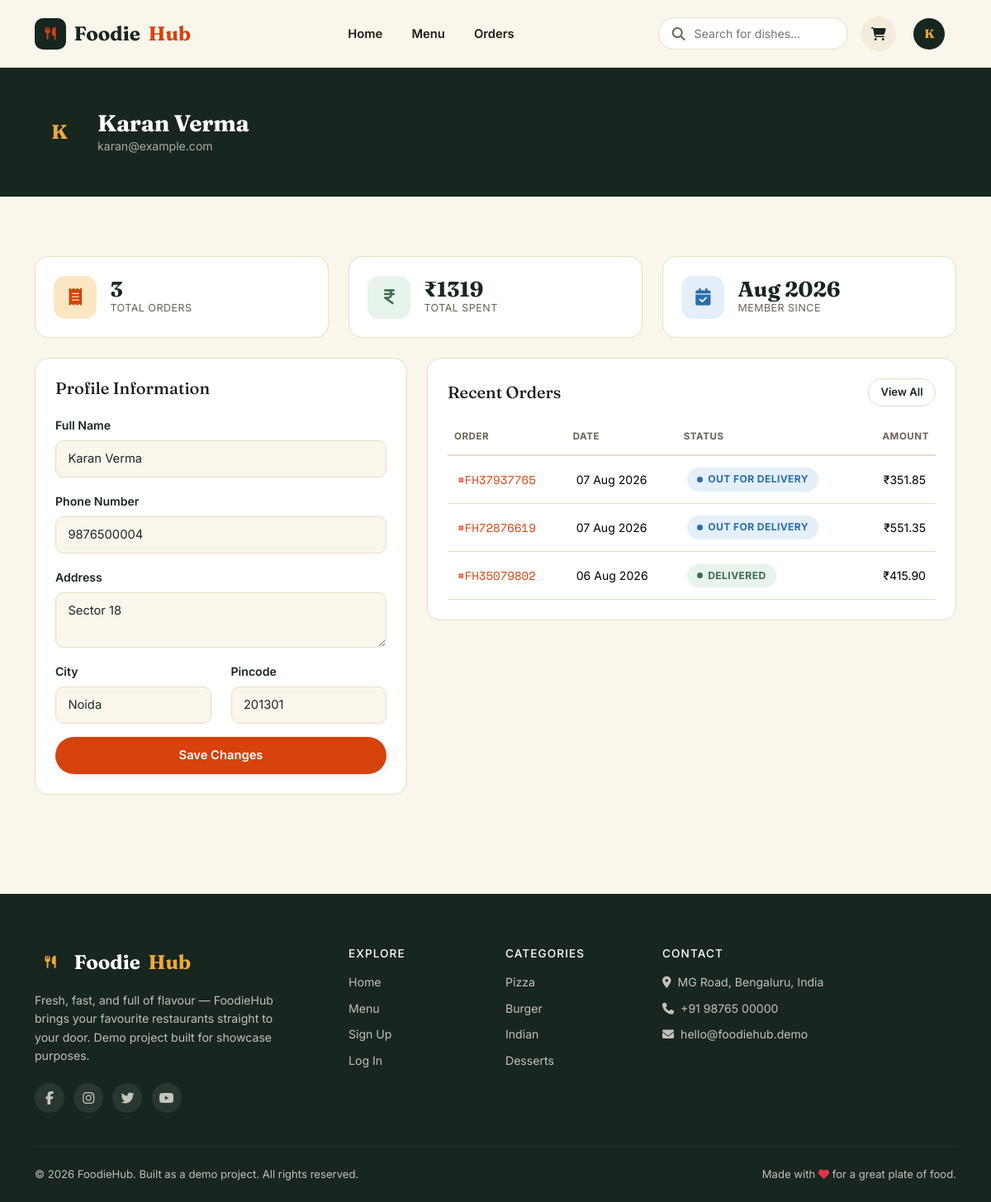
The app's page /profile (signed in) with its own data.
### app.py (models this page shows, shortened)
class User(UserMixin, db.Model):
    __tablename__ = 'users'
    id = db.Column(db.Integer, primary_key=True)
    name = db.Column(db.String(120), nullable=False)
    email = db.Column(db.String(150), unique=True, nullable=False)
    phone = db.Column(db.String(20))
    password_hash = db.Column(db.String(255), nullable=False)
    role = db.Column(db.String(20), nullable=False, default='customer')  # customer / admin
    address = db.Column(db.String(255))
    city = db.Column(db.String(100))
    pincode = db.Column(db.String(20))
    created_at = db.Column(db.DateTime, default=datetime.utcnow)
    orders = db.relationship('Order', backref='customer', lazy=True, cascade='all, delete-orphan')
    cart_items = db.relationship('CartItem', backref='user', lazy=True, cascade='all, delete-orphan')
    @property
    def is_admin(self):
        return self.role == 'admin'

class Order(db.Model):
    __tablename__ = 'orders'
    id = db.Column(db.Integer, primary_key=True)
    order_number = db.Column(db.String(20), unique=True, nullable=False)
    user_id = db.Column(db.Integer, db.ForeignKey('users.id'), nullable=False)
    customer_name = db.Column(db.String(120), nullable=False)
    phone = db.Column(db.String(20), nullable=False)
    address = db.Column(db.String(255), nullable=False)
    city = db.Column(db.String(100), nullable=False)
    pincode = db.Column(db.String(20), nullable=False)
    subtotal = db.Column(db.Float, nullable=False)
    delivery_fee = db.Column(db.Float, nullable=False)
    tax = db.Column(db.Float, nullable=False)
    total = db.Column(db.Float, nullable=False)
    payment_method = db.Column(db.String(30), nullable=False)  # cod / upi / card
    status = db.Column(db.String(30), nullable=False, default='Order Placed')
    created_at = db.Column(db.DateTime, default=datetime.utcnow)
    items = db.relationship('OrderItem', backref='order', lazy=True, cascade='all, delete-orphan')
    STATUS_STEPS = ['Order Placed', 'Preparing', 'Out for Delivery', 'Delivered']

### app.py (the view, shortened to what this page needs)
@app.route('/profile', methods=['GET', 'POST'])
@login_required
def profile():
    user_orders = Order.query.filter_by(user_id=current_user.id).order_by(Order.created_at.desc()).all()
    total_spent = round(sum(o.total for o in user_orders), 2)
    return render_template('profile.html', orders=user_orders, total_spent=total_spent)

### app.py (called while the page is built)
@login_manager.user_loader
def load_user(user_id):
    return User.query.get(int(user_id))

@app.context_processor
def inject_globals():
    cart_count = 0
    if current_user.is_authenticated:
        cart_count = sum(ci.quantity for ci in CartItem.query.filter_by(user_id=current_user.id).all())
    return dict(cart_count=cart_count, current_year=datetime.utcnow().year)

### templates/profile.html (shortened to what this page needs)
{% extends "base.html" %}
{% block content %}
<section class="fh-dash-hero">
  <div class="container">
    <div class="d-flex align-items-center gap-3">
      <span class="fh-avatar" style="width:60px; height:60px; font-size:1.5rem;">{{ current_user.name[0]|upper }}</span>
      <div>
        <h3 style="color:#fff; margin:0;">{{ current_user.name }}</h3>
        <p style="color:rgba(251,246,236,0.65); margin:0; font-size:0.88rem;">{{ current_user.email }}</p>
      </div>
    </div>
  </div>
</section>
<section class="fh-section">
  <div class="container">
    <div class="row g-4 mb-4">
      <div class="col-md-4">
        <div class="fh-stat-card">
          <div class="fh-stat-icon i-1"><i class="fa-solid fa-receipt"></i></div>
          <div>
            <div class="fh-stat-num">{{ orders|length }}</div>
            <div class="fh-stat-label">Total Orders</div>
          </div>
        </div>
      </div>
      <div class="col-md-4">
        <div class="fh-stat-card">
          <div class="fh-stat-icon i-3"><i class="fa-solid fa-indian-rupee-sign"></i></div>
          <div>
            <div class="fh-stat-num">&#8377;{{ '%.0f'|format(total_spent) }}</div>
            <div class="fh-stat-label">Total Spent</div>
          </div>
        </div>
      </div>
      <div class="col-md-4">
        <div class="fh-stat-card">
          <div class="fh-stat-icon i-2"><i class="fa-solid fa-calendar-check"></i></div>
          <div>
            <div class="fh-stat-num">{{ current_user.created_at.strftime('%b %Y') }}</div>
            <div class="fh-stat-label">Member Since</div>
          </div>
        </div>
      </div>
    </div>
    <div class="row g-4">
      <div class="col-lg-5">
        <div class="fh-panel">
          <div class="fh-panel-head"><h5>Profile Information</h5></div>
          <form method="POST" action="{{ url_for('profile') }}">
            <div class="mb-3">
              <label class="form-label">Full Name</label>
              <input type="text" class="form-control" name="name" value="{{ current_user.name }}" required>
            </div>
            <div class="mb-3">
              <label class="form-label">Phone Number</label>
              <input type="tel" class="form-control" name="phone" value="{{ current_user.phone or '' }}" required>
            </div>
            <div class="mb-3">
              <label class="form-label">Address</label>
              <textarea class="form-control" name="address" rows="2">{{ current_user.address or '' }}</textarea>
            </div>
            <div class="row">
              <div class="col-md-6 mb-3">
                <label class="form-label">City</label>
                <input type="text" class="form-control" name="city" value="{{ current_user.city or '' }}">
              </div>
              <div class="col-md-6 mb-3">
                <label class="form-label">Pincode</label>
                <input type="text" class="form-control" name="pincode" value="{{ current_user.pincode or '' }}">
              </div>
            </div>
            <button type="submit" class="fh-btn fh-btn-primary fh-btn-block">Save Changes</button>
          </form>
        </div>
      </div>
      <div class="col-lg-7">
        <div class="fh-panel">
          <div class="fh-panel-head">
            <h5>Recent Orders</h5>
            <a href="{{ url_for('orders') }}" class="fh-btn fh-btn-ghost fh-btn-sm">View All</a>
          </div>
          {% if orders %}
          <div class="table-responsive">
            <table class="table fh-table mb-0">
              <thead><tr><th>Order</th><th>Date</th><th>Status</th><th class="text-end">Amount</th></tr></thead>
              <tbody>
                {% for order in orders[:5] %}
                {% set sc = {'Order Placed':'s-placed','Preparing':'s-preparing','Out for Delivery':'s-transit','Delivered':'s-delivered'} %}
                <tr style="cursor:pointer;" onclick="window.location.href='{{ url_for('order_details', order_number=order.order_number) }}'">
                  <td style="font-family:var(--fh-font-mono); color:var(--fh-chili);">#{{ order.order_number }}</td>
                  <td>{{ order.created_at.strftime('%d %b %Y') }}</td>
                  <td><span class="fh-status {{ sc.get(order.status,'s-placed') }}">{{ order.status }}</span></td>
                  <td class="text-end">&#8377;{{ '%.2f'|format(order.total) }}</td>
                </tr>
                {% endfor %}
              </tbody>
            </table>
          </div>
          {% else %}
          <div class="fh-empty-state">
            <i class="fa-solid fa-receipt"></i>
            <h5>No orders yet</h5>
            <a href="{{ url_for('menu') }}" class="fh-btn fh-btn-primary mt-2">Order Now</a>
          </div>
          {% endif %}
        </div>
      </div>
    </div>
  </div>
</section>
{% endblock %}

### templates/base.html (shortened to what this page needs)
<!DOCTYPE html>
<html lang="en">
<head>
<link href="https://cdnjs.cloudflare.com/ajax/libs/bootstrap/5.3.3/css/bootstrap.min.css" rel="stylesheet">
<link href="https://cdnjs.cloudflare.com/ajax/libs/font-awesome/6.5.2/css/all.min.css" rel="stylesheet">
<link href="{{ url_for('static', filename='css/style.css') }}" rel="stylesheet">
</head>
<body class="{% block body_class %}{% endblock %}">
<nav class="fh-navbar navbar navbar-expand-lg sticky-top">
  <div class="container">
    <a class="fh-brand navbar-brand" href="{{ url_for('index') }}">
      <span class="fh-brand-mark"><i class="fa-solid fa-utensils"></i></span>
      Foodie<span>Hub</span>
    </a>
    <div class="collapse navbar-collapse" id="fhNav">
      <ul class="navbar-nav mx-lg-auto align-items-lg-center gap-lg-2">
        <li class="nav-item"><a class="nav-link {% if request.endpoint=='index' %}active{% endif %}" href="{{ url_for('index') }}">Home</a></li>
        <li class="nav-item"><a class="nav-link {% if request.endpoint=='menu' %}active{% endif %}" href="{{ url_for('menu') }}">Menu</a></li>
        {% if current_user.is_authenticated and not current_user.is_admin %}
        <li class="nav-item"><a class="nav-link {% if request.endpoint=='orders' %}active{% endif %}" href="{{ url_for('orders') }}">Orders</a></li>
        {% endif %}
      </ul>
      <form class="fh-search d-none d-lg-flex me-3" action="{{ url_for('menu') }}" method="get">
        <i class="fa-solid fa-magnifying-glass"></i>
        <input type="text" name="search" placeholder="Search for dishes..." value="{{ request.args.get('search','') }}">
      </form>
      <ul class="navbar-nav align-items-lg-center gap-2">
        {% if current_user.is_authenticated %}
          {% if not current_user.is_admin %}
          <li class="nav-item">
            <a class="fh-cart-link" href="{{ url_for('cart') }}">
              <i class="fa-solid fa-cart-shopping"></i>
            </a>
          </li>
          {% endif %}
          <li class="nav-item dropdown">
            <a class="nav-link dropdown-toggle fh-user-toggle" href="#" role="button" data-bs-toggle="dropdown">
              <span class="fh-avatar">{{ current_user.name[0]|upper }}</span>
            </a>
          </li>
        {% else %}
          <li class="nav-item"><a class="fh-btn fh-btn-ghost" href="{{ url_for('login') }}">Log In</a></li>
          <li class="nav-item"><a class="fh-btn fh-btn-primary" href="{{ url_for('register') }}">Sign Up</a></li>
        {% endif %}
      </ul>
    </div>
  </div>
</nav>
<main>
{% block content %}{% endblock %}
</main>
<footer class="fh-footer">
  <div class="container">
    <div class="row gy-4">
      <div class="col-lg-4">
        <a class="fh-brand fh-brand-footer" href="{{ url_for('index') }}">
          <span class="fh-brand-mark"><i class="fa-solid fa-utensils"></i></span>
          Foodie<span>Hub</span>
        </a>
        <p class="fh-footer-text">Fresh, fast, and full of flavour &mdash; FoodieHub brings your favourite restaurants straight to your door. Demo project built for showcase purposes.</p>
        <div class="fh-social">
          <a href="#"><i class="fa-brands fa-facebook-f"></i></a>
          <a href="#"><i class="fa-brands fa-instagram"></i></a>
          <a href="#"><i class="fa-brands fa-twitter"></i></a>
          <a href="#"><i class="fa-brands fa-youtube"></i></a>
        </div>
      </div>
      <div class="col-lg-2 col-6">
        <h6 class="fh-footer-heading">Explore</h6>
        <ul class="fh-footer-links">
          <li><a href="{{ url_for('index') }}">Home</a></li>
          <li><a href="{{ url_for('menu') }}">Menu</a></li>
          <li><a href="{{ url_for('register') }}">Sign Up</a></li>
          <li><a href="{{ url_for('login') }}">Log In</a></li>
        </ul>
      </div>
      <div class="col-lg-2 col-6">
        <h6 class="fh-footer-heading">Categories</h6>
        <ul class="fh-footer-links">
          <li><a href="{{ url_for('menu', category='Pizza') }}">Pizza</a></li>
          <li><a href="{{ url_for('menu', category='Burger') }}">Burger</a></li>
          <li><a href="{{ url_for('menu', category='Indian') }}">Indian</a></li>
          <li><a href="{{ url_for('menu', category='Desserts') }}">Desserts</a></li>
        </ul>
      </div>
      <div class="col-lg-4">
        <h6 class="fh-footer-heading">Contact</h6>
        <ul class="fh-footer-links">
          <li><i class="fa-solid fa-location-dot me-2"></i>MG Road, Bengaluru, India</li>
          <li><i class="fa-solid fa-phone me-2"></i>+91 98765 00000</li>
          <li><i class="fa-solid fa-envelope me-2"></i>hello@foodiehub.demo</li>
        </ul>
      </div>
    </div>
    <hr class="fh-footer-rule">
    <div class="fh-footer-bottom">
      <span>&copy; {{ current_year }} FoodieHub. Built as a demo project. All rights reserved.</span>
      <span>Made with <i class="fa-solid fa-heart text-danger"></i> for a great plate of food.</span>
    </div>
  </div>
</footer>
</body>
</html>

### records on screen
User: name "K", name "Karan Verma", email "karan@example.com", created_at "Aug 2026", phone "9876500004", address "Sector 18", city "Noida", pincode "201301"
Order: order_number "FH37937765", created_at "07 Aug 2026", status "OUT FOR DELIVERY", total "351.85"
Order: order_number "FH72876619", created_at "07 Aug 2026", status "OUT FOR DELIVERY", total "551.35"
Order: order_number "FH35079802", created_at "06 Aug 2026", status "DELIVERED", total "415.90"

### other values on screen
{{ orders|length }} "3"
{{ '%.0f'|format(total_spent) }} "1319"
